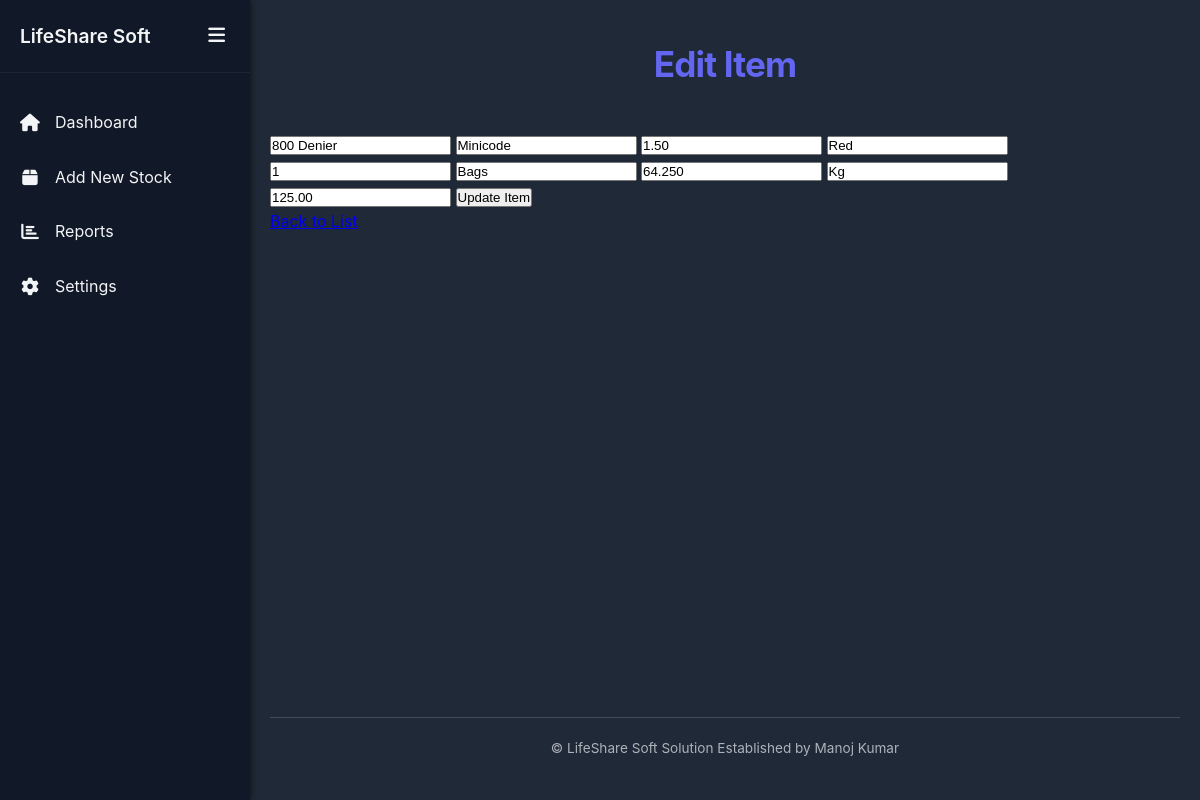
Page /edit/8 on the committed database.
### app.py (models this page shows)
class Items(db.Model):
    id = db.Column(db.Integer, primary_key=True)
    item_number = db.Column(db.Integer, unique=True, nullable=False)
    denier = db.Column(db.String(100), nullable=False)
    item = db.Column(db.String(100), nullable=False)
    size = db.Column(db.Text, nullable=False)
    colour = db.Column(db.String(100), nullable=False)
    quantity = db.Column(db.String(100), nullable=False)
    unit = db.Column(db.String(100), nullable=False)
    quantity1 = db.Column(db.String(100), nullable=False)
    unit1 = db.Column(db.String(100), nullable=False)
    price = db.Column(db.String(100), nullable=False)
    date_created = db.Column(db.DateTime, default=datetime.utcnow)

### app.py (the view)
@app.route('/edit/<int:item_id>')
def edit_item(item_id):
    item_to_edit = Items.query.get_or_404(item_id)
    return render_template('edit.html', item=item_to_edit)

### templates/edit.html (shortened to what this page needs)
{% extends "base.html" %}
{% block content %}
    <h1>Edit Item</h1>
    <form method="POST" action="{{ url_for('update_item', item_id=item.id) }}">
        <input type="text" name="denier" value="{{ item.denier }}" placeholder="Denier" required>
        <input type="text" name="item" value="{{ item.item }}" placeholder="Item Name" required>
        <input type="text" name="size" value="{{ item.size }}" placeholder="Size" required>
        <input type="text" name="colour" value="{{ item.colour }}" placeholder="Color" required>
        <input type="number" name="nos" value="{{ item.quantity }}" placeholder="Roll/Bag" required>
        <input type="List" name="unit" value="{{ item.unit }}" placeholder="Unit" required>
        <input type="number" name="quantity1" value="{{ item.quantity1 }}" placeholder="Quantity 2" step='0.001' required>
        <input type="text" name="unit1" value="{{ item.unit1 }}" placeholder="Unit 2" required>
        <input type="number" name="price" value="{{ item.price }}" step="0.01" placeholder="Price" step='0.01' required>
        <input type="submit" value="Update Item">
    </form>
    <div class="button-group">
        <a href="{{ url_for('index') }}" class="back-btn">Back to List</a>
    </div>
{% endblock %}

### static/css/main.css (style rules this page uses)
:root { --primary-color: #6366f1; --primary-hover: #4f46e5; --secondary-color: #d1d5db; --background-color: #1f2937; --card-background: #374151; --text-color: #f3f4f6; --border-color: #4b5563; --shadow-sm: 0 2px 8px rgba(0, 0, 0, 0.2); --shadow-md: 0 4px 16px rgba(0, 0, 0, 0.3); --border-radius: 8px; --transition: all 0.3s ease; }
* { margin: 0; padding: 0; box-sizing: border-box; }
body { display: flex; margin: 0; min-height: 100vh; background-color: var(--background-color); color: var(--text-color); font-family: 'Inter', -apple-system, BlinkMacSystemFont, 'Segoe UI', Roboto, sans-serif; line-height: 1.6; font-size: 16px; overflow-x: hidden; }
h1 { font-size: 2.2rem; font-weight: 700; color: var(--primary-color); text-align: center; margin-bottom: 2.5rem; letter-spacing: -0.025em; padding-top: 1rem; }

### rows in the picture
Items: denier "800 Denier", item "Minicode", size "1.50", colour "Red", nos "1", unit "Bags", quantity1 "64.250", unit1 "Kg", price "125.00"
